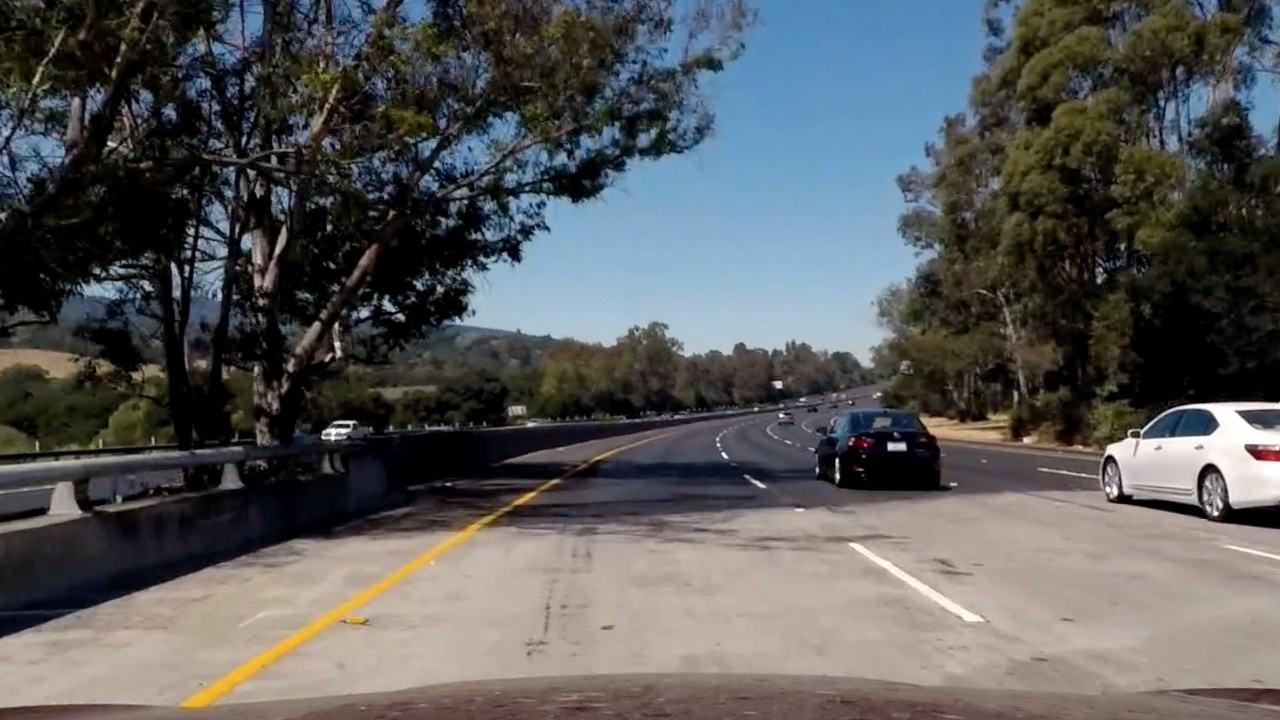
#> input picture test_images/tracked0.jpg, 1280 x 720 px; its folder holds only this picture in this run
$ python -i LaneTracker.py   (imports and definitions only)   (older library calls are emulated)
#> lines starting #> are read from the running program, lines starting #| are printed output that depends on the picture; after the words box and inside, x2 and y2 are one past the last pixel; in counts of white or black regions, pixels touching at a corner belong together
#from IPython.display import HTML
import numpy as np
import cv2
import pickle
import glob
import matplotlib.image as mpimg
import matplotlib.pyplot as plt
#%matplotlib inline

# [66 lines left out: functions calibrate, undistort, not called in this run]

def abs_threshold_sobel(image,orient='x',thresh = (0,255)):
    gray = cv2.cvtColor(image,cv2.COLOR_RGB2GRAY)
    #Thresholding in 'x' axis
    if (orient=='x'):
        sobel = cv2.Sobel(gray,cv2.CV_64F,1,0)
    #Thresholding in y axis
    elif(orient=='y'):
        sobel = cv2.Sobel(gray,cv2.CV_64F,0,1)
    #Calculate absolute of thresholds
    abs_sobel = np.absolute(sobel)
    #Scale Thresholds in range 0 - 1
    scaled_sobel = np.uint8(255.*abs_sobel/np.max(abs_sobel))
    binary_img = np.zeros_like(scaled_sobel)
    binary_img[(sobel >= thresh[0])&(sobel <= thresh[1])]=1

    return binary_img

def color_threshold(image,s_thresh = (0,255),v_thresh = (0,255)):
    #Convert image from RGB to HLS and threshold for s channel
    hls = cv2.cvtColor(image, cv2.COLOR_RGB2HLS)
    s_channel = hls[:,:,2]
    s_binary = np.zeros_like(s_channel)
    s_binary[(s_channel >= s_thresh[0])&(s_channel <= s_thresh[1])] =1

    #Convert image from RGB to HSV and threshold for v channe;
    hsv = cv2.cvtColor(image, cv2.COLOR_RGB2HSV)
    v_channel = hsv[:,:,2]
    v_binary = np.zeros_like(v_channel)
    v_binary[(v_channel >= v_thresh[0])&(v_channel <= v_thresh[1])] =1

    #Combine both the thresholds
    output = np.zeros_like(s_channel)
    output[(s_binary ==1)&(v_binary ==1)] =1

    return output

def mag_thresh(image, sobel_kernel=3, mag_thresh=(0,255)):
    #Gradient magnitude thresholding using both x and y axis
    gray = cv2.cvtColor(image,cv2.COLOR_RGB2GRAY)
    sobelx = cv2.Sobel(gray,cv2.CV_64F,1,0,ksize=sobel_kernel)
    sobely = cv2.Sobel(gray,cv2.CV_64F,0,1,ksize=sobel_kernel)
    gradmag = np.sqrt((sobelx**2)+(sobely**2))
    scale_factor = np.max(gradmag)/255
    gradmag = (gradmag/scale_factor).astype(np.uint8)
    binary_output = np.zeros_like(gradmag)
    binary_output[(gradmag>=mag_thresh[0])&(gradmag<=mag_thresh[1])] =1

    return binary_output

def dir_threshold(image,sobel_kernel=3,thresh=(0,np.pi/2)):
    gray= cv2.cvtColor(image,cv2.COLOR_RGB2GRAY)
    sobelx= cv2.Sobel(gray,cv2.CV_64F,1,0,ksize=sobel_kernel)
    sobely= cv2.Sobel(gray,cv2.CV_64F,0,1,ksize=sobel_kernel)
    with np.errstate(divide='ignore',invalid='ignore'):
        absgradir = np.absolute(np.arctan(sobely/sobelx))
        binary_output = np.zeros_like(absgradir)
        binary_output[(absgradir >= thresh[0])&(absgradir <= thresh[1])]=1
    return binary_output

# [23 lines left out: functions perspective_transform, get_perspective_rectangles, not called in this run]

def Process_data_mag_abs_color(image_1,sobel_kernel=21,idx=0,
                 mag_thresh_0=20, mag_thresh_1=255,
                 x_thresh_0 = 212, x_thresh_1 = 255,
                 y_thresh_0 = 185, y_thresh_1 = 255,
                 s_thresh_0=100,s_thresh_1=255,
                 v_thresh_0=70,v_thresh_1=255, debug=False):

    preprocess_img = np.zeros_like(image_1[:,:,2])
    gradx = abs_threshold_sobel(image_1, orient = 'x', thresh = (x_thresh_0,x_thresh_1))
    grady = abs_threshold_sobel(image_1, orient = 'y', thresh = (y_thresh_0,y_thresh_1))
    gradxy = mag_thresh(image_1,sobel_kernel,mag_thresh=(mag_thresh_0,mag_thresh_1))
    c_binary = color_threshold(image_1,s_thresh=(s_thresh_0,s_thresh_1),v_thresh=(v_thresh_0,v_thresh_1))
    dir_binary = dir_threshold(image_1, sobel_kernel, thresh=(0, np.pi/2))
    preprocess_img[(gradx==1)&(grady==1)|(gradxy==1)&(dir_binary==1)|(c_binary == 1)]=1
    #preprocess_img[(gradx==1)&(grady==1)] = 1
    #preprocess_img = cv2.bitwise_not(preprocess_img)
    preprocess_img = cv2.GaussianBlur(preprocess_img,(5,5),0)
    """
    (thresh,im_bw) = cv2.threshold(preprocess_img,128,255,cv2.THRESH_BINARY| cv2.THRESH_OTSU)
    (thresh,gradx) = cv2.threshold(gradx,128,255,cv2.THRESH_BINARY| cv2.THRESH_OTSU)
    (thresh,grady) = cv2.threshold(grady,128,255,cv2.THRESH_BINARY| cv2.THRESH_OTSU)
    (thresh,gradxy) = cv2.threshold(gradxy,128,255,cv2.THRESH_BINARY| cv2.THRESH_OTSU)
    """
    if debug==True:
        print("dir_binary",dir_binary.shape)
        print("gradxy_size",gradxy.shape)
        print("C_binary",c_binary.shape)
        print("grady_size",grady.shape)
        print("gradx_size",gradx.shape)
        # [17 lines of commented-out code are left out]
    return preprocess_img

# [305 lines left out: functions polynomial_fit_1, polynomial_fit_2, render_lane_detected, get_curvature, process_image, not called in this run]

>>> import cv2
>>> picture = cv2.imread('test_images/tracked0.jpg')
#> picture is the input picture: shape (720, 1280, 3); mean B, G, R 90.8, 90.6, 89.7
>>> result = Process_data_mag_abs_color(picture)
#> in Process_data_mag_abs_color, `gradx = abs_threshold_sobel(image_1, orient = 'x', thresh = (x_thresh_..`:
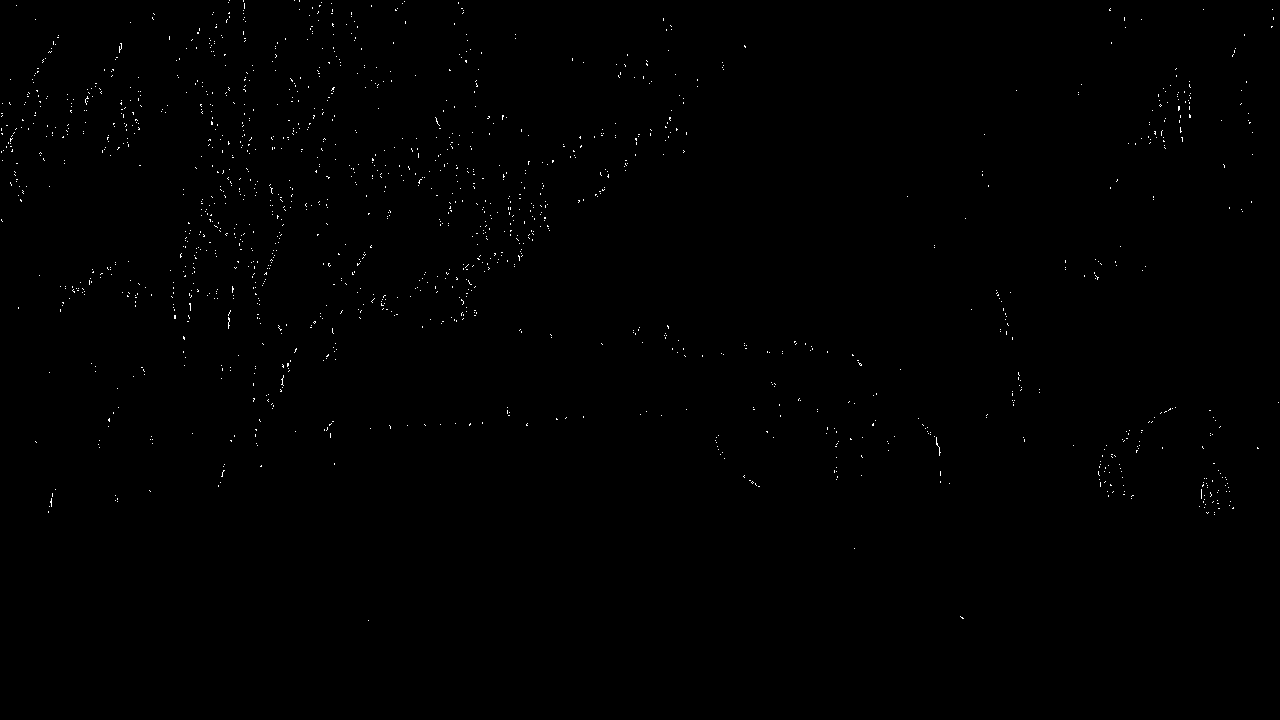
#> gradx: shape (720, 1280); values 0 (black) and 1 (white), 0.3% white in thin lines or dots, all inside (x1, y1, x2, y2) = (1, 0, 1279, 621)
#> in mag_thresh, `gradmag = np.sqrt((sobelx**2)+(sobely**2))`:
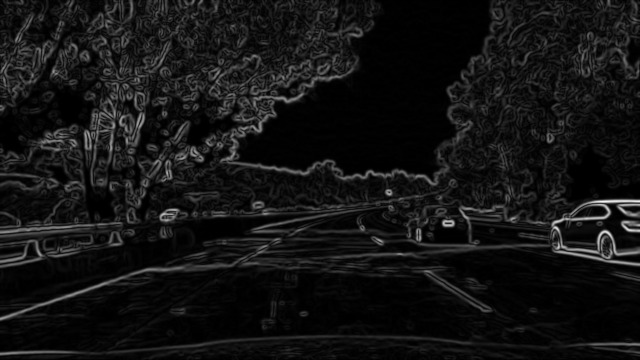
#> gradmag: shape (720, 1280) float64 (shown at 1/2 size); min 0, max 2.28e+13, mean 1.76e+12; drawn with min black and max white
#> in mag_thresh, `scale_factor = np.max(gradmag)/255`: scale_factor = 8.93e+10
#> in Process_data_mag_abs_color, `dir_binary = dir_threshold(image_1, sobel_kernel, thresh=(0, np.pi/2))`:
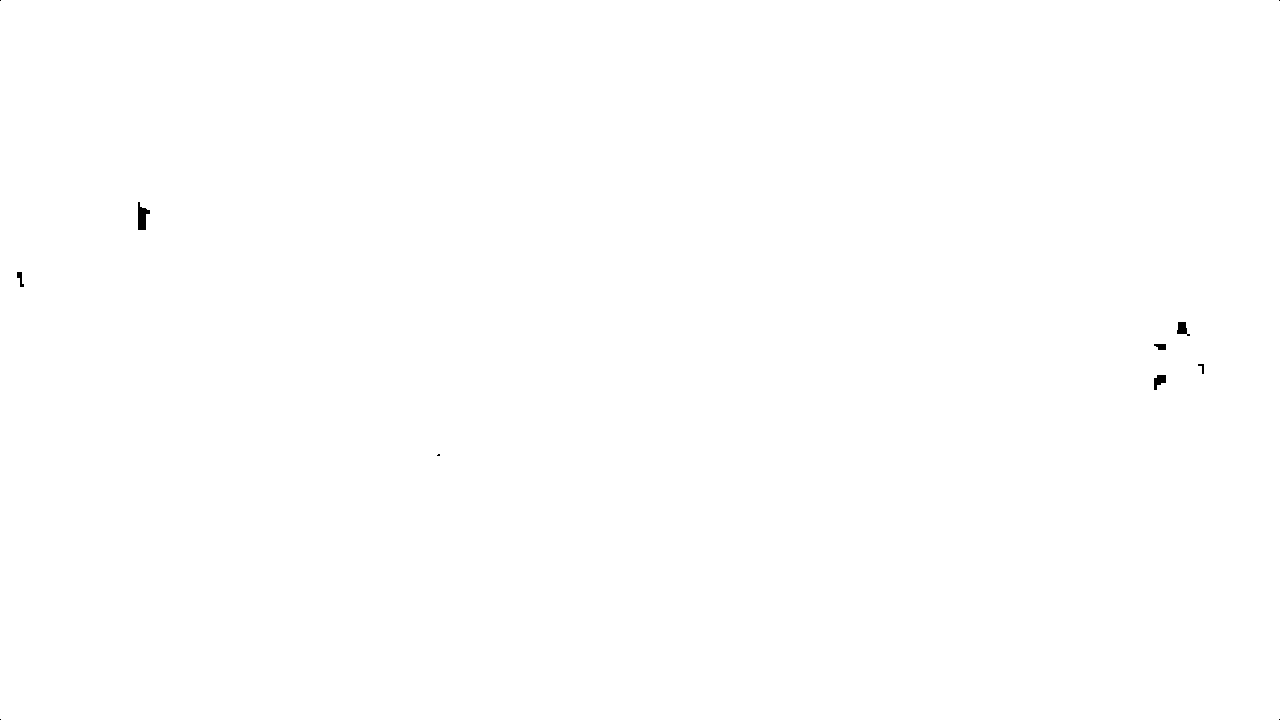
#> dir_binary: shape (720, 1280) float64; values 0 (black) and 1 (white), 99.9% white; 11 black regions (5 under 20 px), largest, box (x1, y1, x2, y2) and area: (138, 202, 150, 230) 207, (1154, 375, 1166, 390) 116, (1177, 322, 1190, 336) 112, (1154, 344, 1166, 350) 58, (17, 272, 24, 287) 54, (1198, 364, 1204, 374) 28
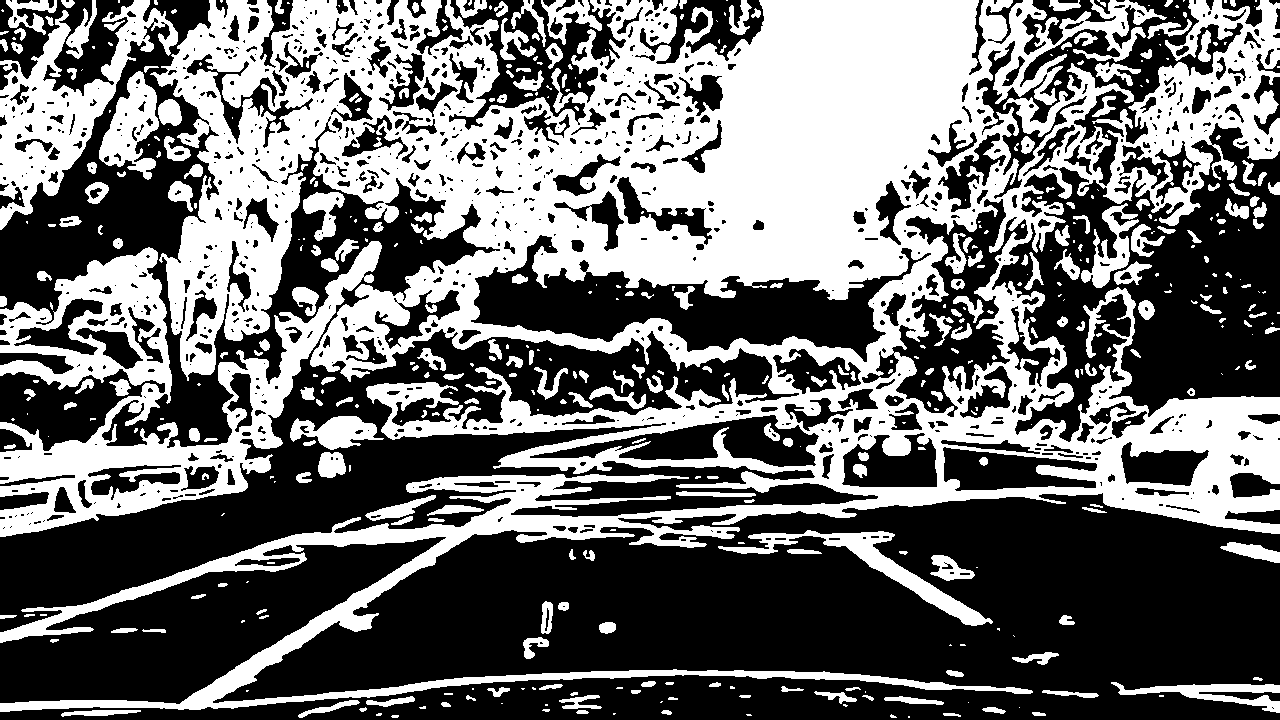
#> result: shape (720, 1280); values 0 (black) and 1 (white), 42.9% white; 490 white regions (227 under 20 px), largest, box (x1, y1, x2, y2) and area: (0, 0, 1280, 712) 301593, (0, 241, 382, 537) 33916, (0, 0, 178, 230) 12732

$ run again, on test_images/tracked1.jpg
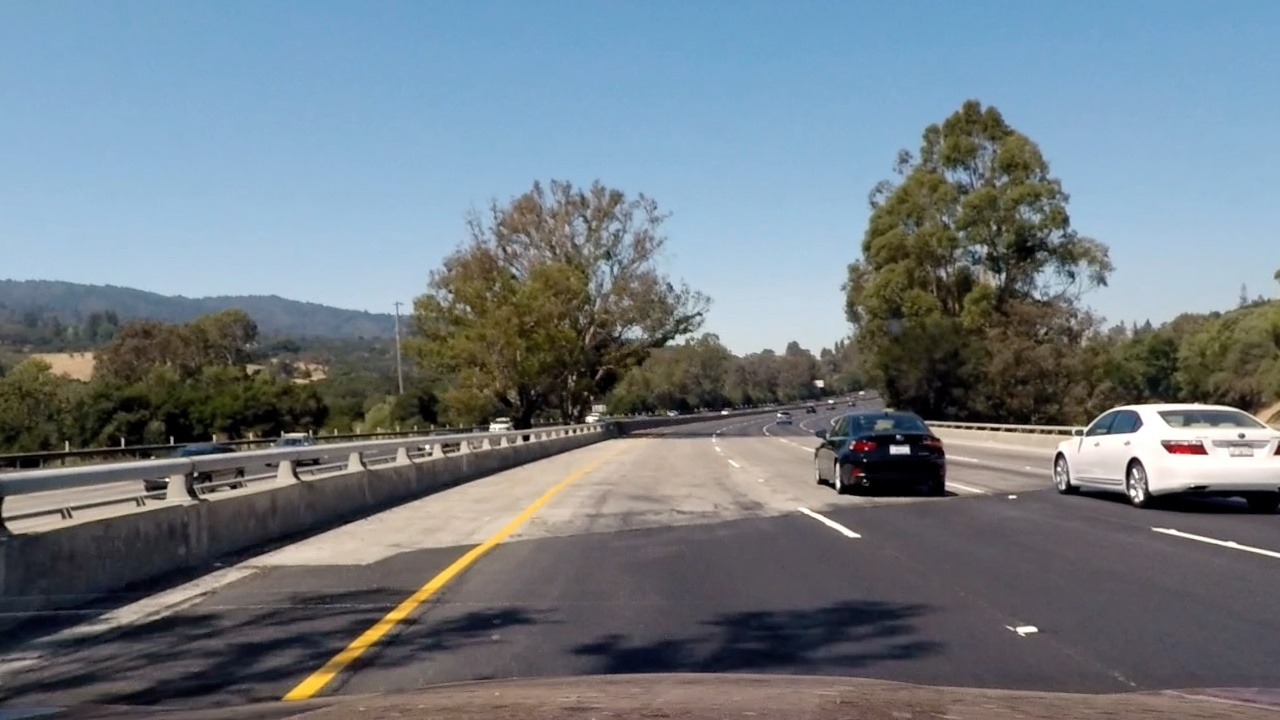
#> input picture test_images/tracked1.jpg, 1280 x 720 px
#> picture is the input picture: shape (720, 1280, 3); mean B, G, R 131, 123.1, 112.8
#> in Process_data_mag_abs_color, `gradx = abs_threshold_sobel(image_1, orient = 'x', thresh = (x_thresh_..`:
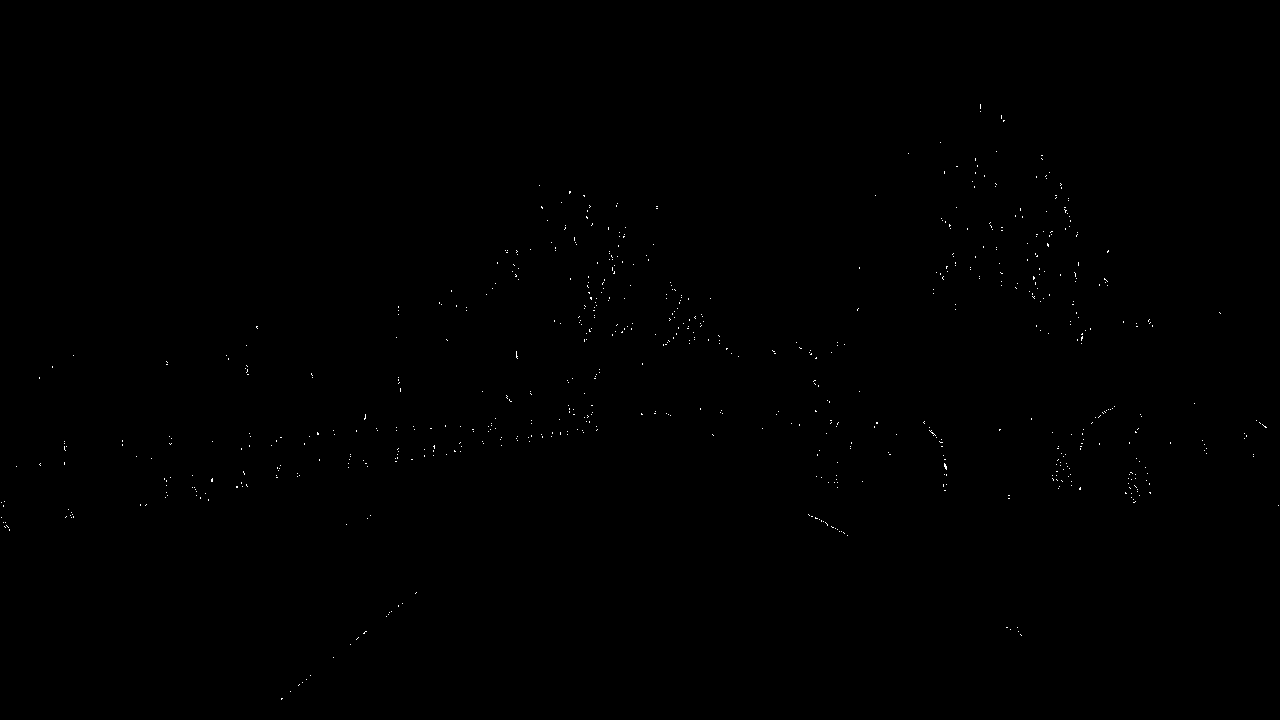
#> gradx: shape (720, 1280); values 0 (black) and 1 (white), 0.13% white in thin lines or dots, all inside (x1, y1, x2, y2) = (1, 104, 1279, 700)
#> grady: shape (720, 1280); values 0 (black) and 1 (white), 0.65% white in thin lines or dots, all inside (x1, y1, x2, y2) = (0, 162, 1280, 718)
#> scale_factor = 8.38e+10
#> gradxy: shape (720, 1280); values 0 (black) and 1 (white), 25.8% white; 521 white regions (246 under 20 px), largest, box (x1, y1, x2, y2) and area: (0, 96, 1280, 718) 190675, (382, 662, 1280, 708) 6491, (1148, 524, 1280, 562) 1686
#> hls: shape (720, 1280, 3); mean of channels 0, 1, 2 70.1, 121.7, 71
#> hsv: shape (720, 1280, 3); mean H, S, V 70.1, 69.7, 140.6
#> c_binary: shape (720, 1280); values 0 (black) and 1 (white), 35.3% white; 475 white regions (415 under 20 px), largest, box (x1, y1, x2, y2) and area: (0, 0, 1280, 300) 304865, (1058, 404, 1280, 489) 7115, (285, 441, 640, 701) 5592
#> dir_binary: shape (720, 1280) float64; values 0 (black) and 1 (white), 100% white; black in thin lines or dots
#> `result = Process_data_mag_abs_color(picture)`:
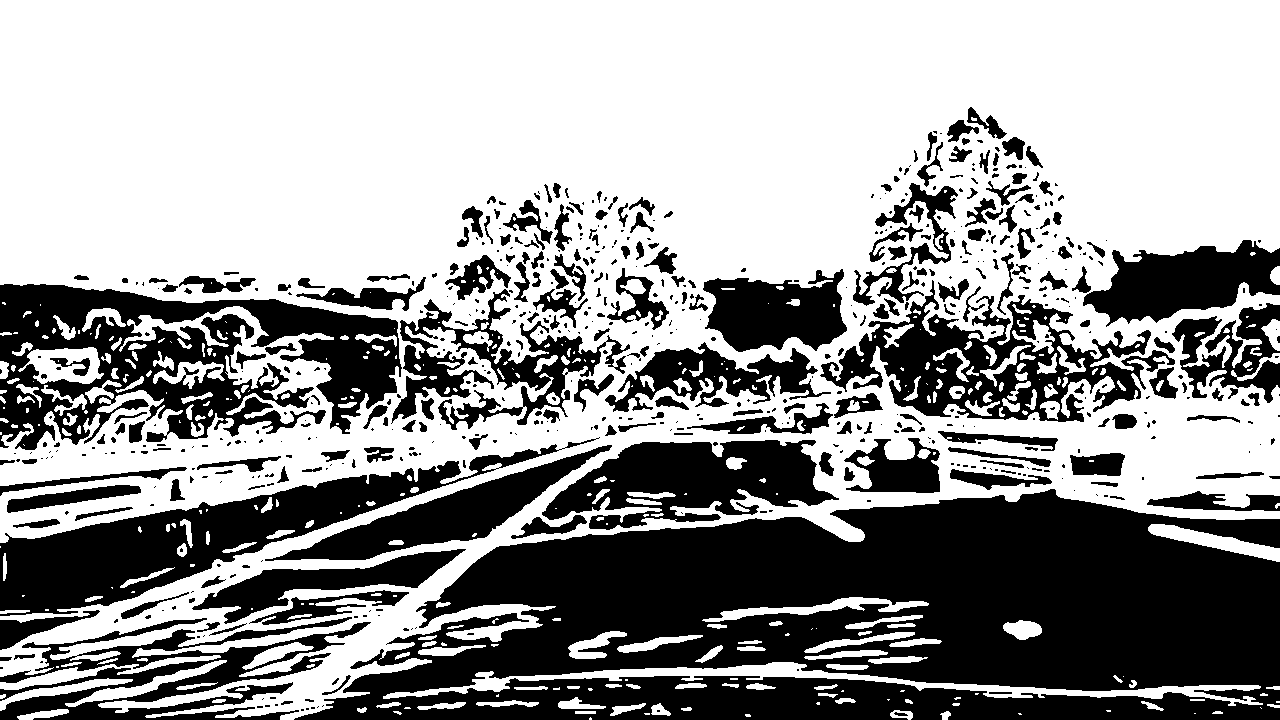
#> result: shape (720, 1280); values 0 (black) and 1 (white), 60.4% white; 627 black regions (381 under 20 px), largest, box (x1, y1, x2, y2) and area: (294, 489, 1280, 720) 153167, (0, 284, 402, 450) 34688, (0, 437, 600, 616) 25539
